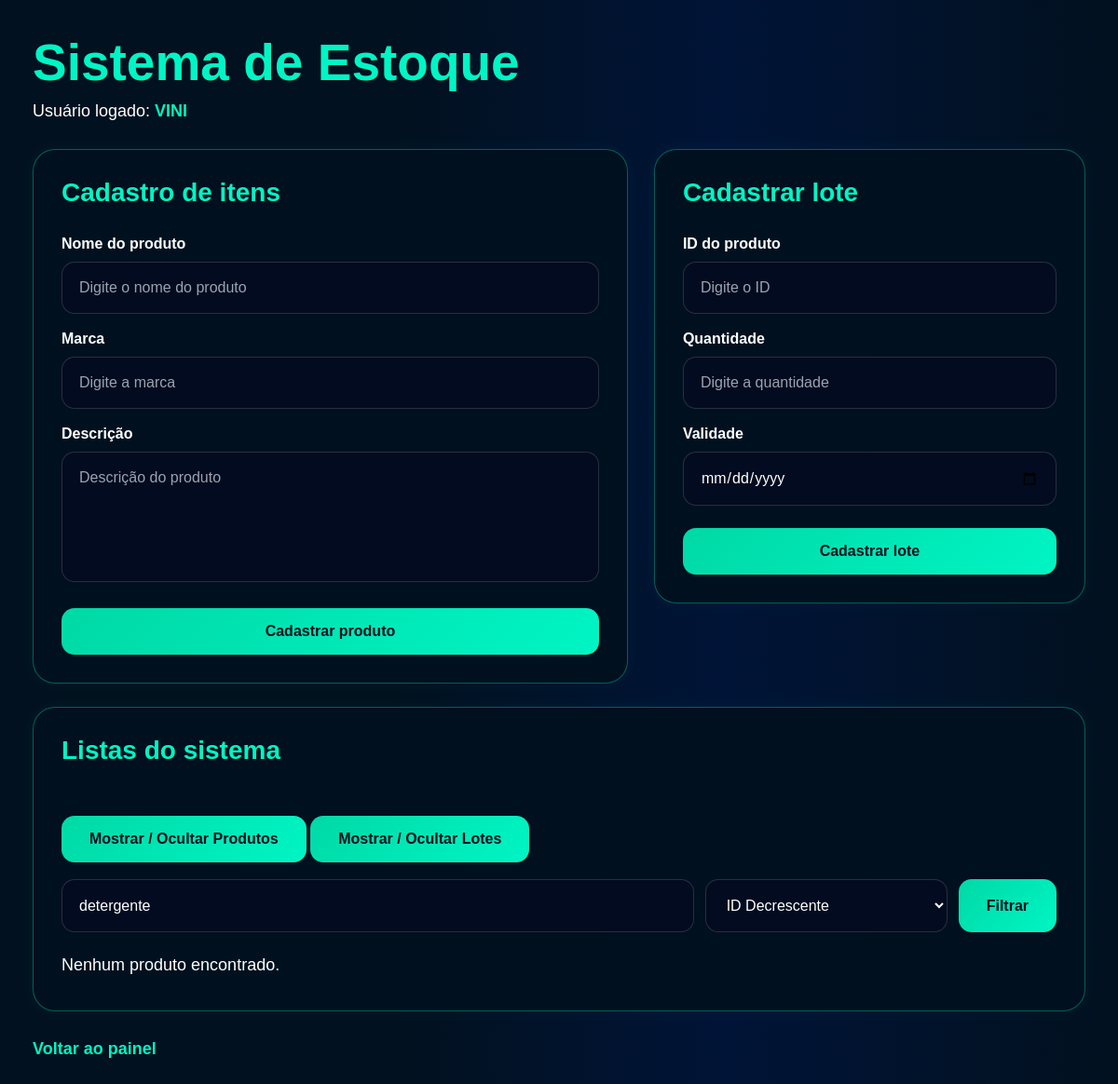
The app's page /painel_principal/cadastro_produtos/cad_list_prods.php?pesquisa=detergente (signed in), older data.
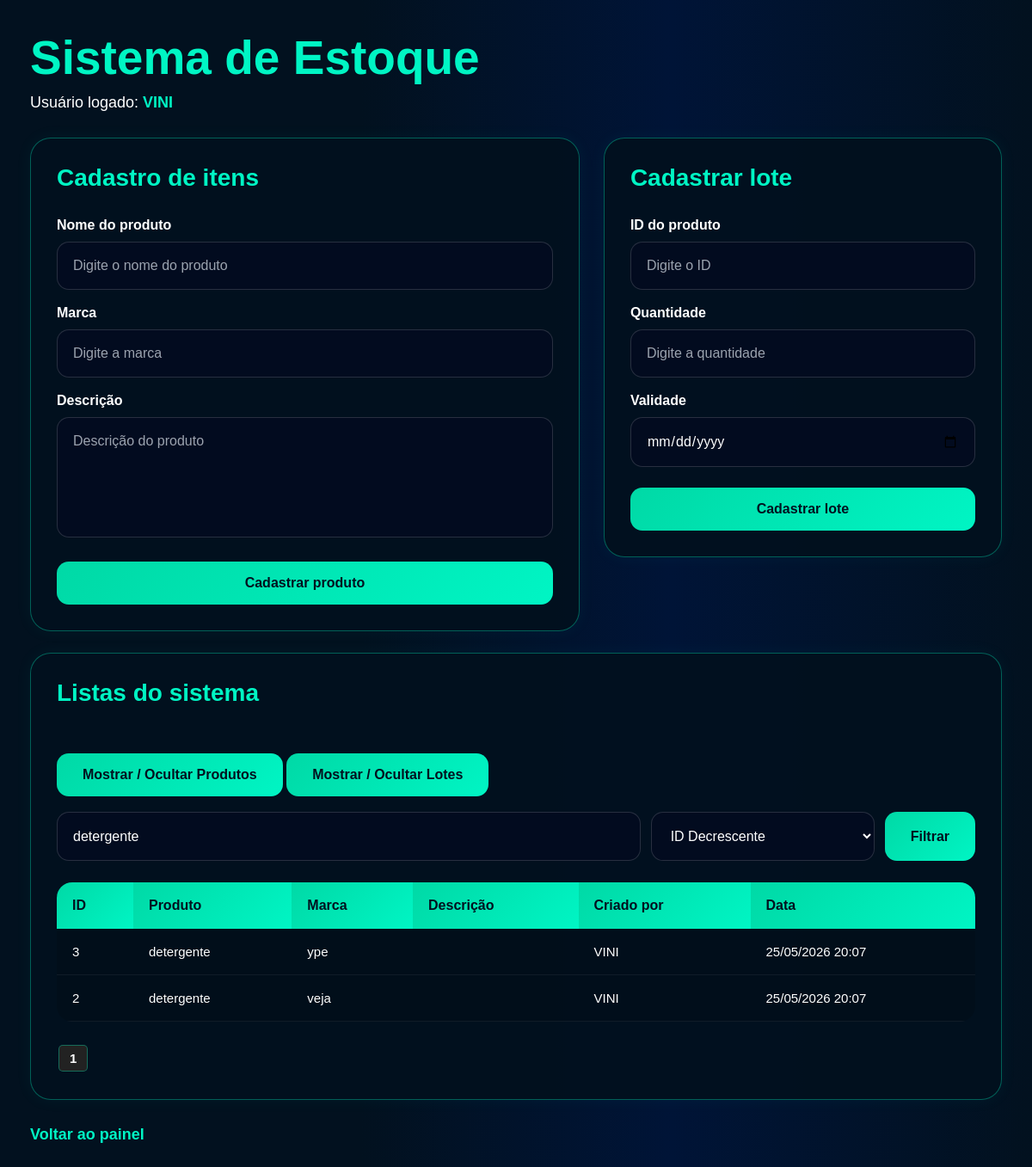
The same page, newer data.
### tables this page shows
CREATE TABLE IF NOT EXISTS `produtos` (
  `idProduto` int(11) NOT NULL AUTO_INCREMENT,
  `NomeProduto` varchar(100) NOT NULL,
  `MarcaProduto` varchar(100) NOT NULL,
  `Descricao` varchar(255) DEFAULT NULL,
  `criadopor_nome` varchar(100) DEFAULT NULL,
  `criadoem` datetime DEFAULT CURRENT_TIMESTAMP,
  `criadopor_id` int(11) DEFAULT NULL,
  PRIMARY KEY (`idProduto`),
  UNIQUE KEY `unique_produto_marca` (`MarcaProduto`),
  KEY `fk_funcionario` (`criadopor_id`)
);

### painel_principal/cadastro_produtos/cad_list_prods.php (the view, shortened to what this page needs)
<?php
include '../../funcoes/conexao.php';
function formatarDataBR($data){
    return date(
        "d/m/Y H:i",
        strtotime($data)
    );
}
?>
<!DOCTYPE html>
<html lang="pt-br">
<head>
<link rel="stylesheet"
href="cad_list_prods.css">
</head>
<body>
<div class="container">
    <h2>Sistema de Estoque</h2>
    <p class="usuario">
        Usuário logado:
        <b><?php echo $_SESSION['nome']; ?></b>
    </p>
    <div class="forms-grid">
        <div class="form-card">
            <h3>Cadastro de itens</h3>
            <form method="POST">
                <label>Nome do produto</label>
                <input
                type="text"
                name="nome_produto"
                placeholder="Digite o nome do produto"
                required>
                <label>Marca</label>
                <input
                type="text"
                name="marca"
                placeholder="Digite a marca"
                required>
                <label>Descrição</label>
                <textarea
                name="descricao"
                placeholder="Descrição do produto"></textarea>
                <input
                type="submit"
                name="cadastrar_produto"
                value="Cadastrar produto">
            </form>
        </div>
        <div class="form-card">
            <h3>Cadastrar lote</h3>
            <form method="POST">
                <label>ID do produto</label>
                <input
                type="number"
                name="idproduto"
                placeholder="Digite o ID"
                required>
                <label>Quantidade</label>
                <input
                type="number"
                name="quantidade"
                placeholder="Digite a quantidade"
                required>
                <label>Validade</label>
                <input
                type="date"
                name="validade"
                required>
                <input
                type="submit"
                name="cadastrar_lote"
                value="Cadastrar lote">
            </form>
        </div>
    </div>
    <div class="lista-card">
        <h3>Listas do sistema</h3>
        <button
        type="button"
        onclick="mostrarListaProdutos()">
        Mostrar / Ocultar Produtos
        </button>
        <button
        type="button"
        onclick="mostrarListaLotes()">
        Mostrar / Ocultar Lotes
        </button>
        <br><br>
        <div id="listaProdutos"
        style="<?php echo isset($_GET['pagina_produtos']) || isset($_GET['pesquisa']) || isset($_GET['ordenar']) ? 'display:block;' : 'display:none;'; ?>">
        <?php
        $pesquisa =
        isset($_GET['pesquisa'])
        ? trim($_GET['pesquisa'])
        : "";
        $ordenar =
        isset($_GET['ordenar'])
        ? $_GET['ordenar']
        : "id_desc";
        $limite = 5;
        $pagina =
        isset($_GET['pagina_produtos'])
        ? (int)$_GET['pagina_produtos']
        : 1;
        $inicio = ($pagina - 1) * $limite;
        $orderBy = "idProduto DESC";
        $where = "";
        if(!empty($pesquisa)){
            $pesquisa_escape =
            $conn->real_escape_string($pesquisa);
            $where = "
            WHERE
            NomeProduto LIKE '%$pesquisa_escape%'
            OR
            MarcaProduto LIKE '%$pesquisa_escape%'
            ";
        }
        ?>
        <form method="GET" class="filtros-form">
            <input
            type="text"
            name="pesquisa"
            placeholder="Pesquisar produto ou marca..."
            value="<?php echo htmlspecialchars($pesquisa); ?>">
            <select name="ordenar">
                <option value="id_desc"
                <?php if($ordenar == "id_desc") echo "selected"; ?>>
                ID Decrescente
                </option>
            </select>
            <button type="submit">
                Filtrar
            </button>
        </form>
        <?php
        $sql_total = "
        SELECT COUNT(*) AS total
        FROM produtos
        $where
        ";
        $resultado_total =
        $conn->query($sql_total);
        $total_produtos =
        $resultado_total->fetch_assoc()['total'];
        $total_paginas =
        ceil($total_produtos / $limite);
        $sql_lista = "
        SELECT *
        FROM produtos
        $where
        ORDER BY $orderBy
        LIMIT $inicio, $limite
        ";
        $resultado_lista =
        $conn->query($sql_lista);
        if($resultado_lista->num_rows > 0){
            echo "<table>";
            echo "
            <tr>
                <th>ID</th>
                <th>Produto</th>
                <th>Marca</th>
                <th>Descrição</th>
                <th>Criado por</th>
                <th>Data</th>
            </tr>
            ";
            while($produto =
            $resultado_lista->fetch_assoc()){
                echo "<tr>";
                echo "<td>" .
                $produto['idProduto'] .
                "</td>";
                echo "<td>" .
                $produto['NomeProduto'] .
                "</td>";
                echo "<td>" .
                $produto['MarcaProduto'] .
                "</td>";
                echo "<td>" .
                $produto['Descricao'] .
                "</td>";
                echo "<td>" .
                $produto['criadopor_nome'] .
                "</td>";
                echo "<td>" .
                formatarDataBR(
                $produto['criadoem']
                ) .
                "</td>";
                echo "</tr>";
            }
            echo "</table>";
            echo "<div class='paginacao'>";
            for($i = 1; $i <= $total_paginas; $i++){
                echo "
                <a href='?
                lista=produtos
                &pagina_produtos=$i
                &pesquisa=" . urlencode($pesquisa) . "
                &ordenar=$ordenar'>
                $i
                </a>
                ";
            }
            echo "</div>";
        }else{
            echo "<p>Nenhum produto encontrado.</p>";
        }
        ?>
        </div>
    </div>
    <a href="principal.php">
        Voltar ao painel
    </a>
</div>
</body>
</html>

### painel_principal/cadastro_produtos/cad_list_prods.css (style rules this page uses)
* { margin: 0; padding: 0; box-sizing: border-box; font-family: Arial, Helvetica, sans-serif; }
body { background: linear-gradient( to right, #02111f 0%, #02111f 35%, #001437 65%, #02111f 100%); color: white; min-height: 100vh; padding: 35px; }
.container { width: 100%; max-width: 1500px; margin: auto; text-align: left; }
h2 { font-size: 55px; color: #00f5c4; margin-bottom: 10px; font-weight: bold; }
p { color: #ffffff; font-size: 18px; margin-bottom: 8px; }
.usuario { margin-bottom: 30px; }
.usuario b { color: #00f5c4; }
.forms-grid { display: flex; gap: 28px; align-items: flex-start; margin-bottom: 25px; }
.form-card, .lista-card { background: rgba(2, 17, 31, 0.96); border: 1px solid rgba(0, 245, 196, 0.35); border-radius: 24px; padding: 30px; box-shadow: 0 0 20px rgba(0, 245, 196, 0.05); }
.form-card:first-child { width: 58%; }
.form-card:last-child { width: 42%; }
.lista-card { width: 100%; }
.form-card h3, .lista-card h3 { color: #00f5c4; font-size: 28px; margin-bottom: 30px; }
label { display: block; margin-top: 18px; margin-bottom: 10px; color: white; font-size: 16px; font-weight: bold; }
input, textarea, select { width: 100%; background: #020b1f; border: 1px solid rgba(255,255,255,0.15); border-radius: 14px; padding: 18px; color: white; font-size: 16px; outline: none; transition: 0.3s; }
input::placeholder, textarea::placeholder { color: #9ca3af; }
textarea { min-height: 140px; resize: none; }
input[type="submit"], button { margin-top: 24px; background: linear-gradient( 135deg, #00d9a6, #00f5c4); color: #02111f; border: none; border-radius: 14px; padding: 16px 30px; font-size: 16px; font-weight: bold; cursor: pointer; transition: 0.3s; }
.filtros-form { width: 100%; display: flex; gap: 12px; flex-wrap: wrap; margin-bottom: 25px; }
.filtros-form input { flex: 1; min-width: 240px; }
.filtros-form select { width: 260px; }
.filtros-form button { margin-top: 0; }
table { width: 100%; border-collapse: collapse; margin-top: 25px; overflow: hidden; border-radius: 18px; }
th { background: linear-gradient( 135deg, #00d9a6, #00f5c4); color: #02111f; padding: 18px; text-align: left; font-size: 16px; }
td { padding: 18px; background: rgba(0,0,0,0.12); border-bottom: 1px solid rgba(255,255,255,0.06); color: #ffffff; font-size: 15px; }
.paginacao { margin-top: 25px; display: flex; gap: 10px; flex-wrap: wrap; }
.paginacao a { padding: 10px 16px; background: #02111f; border: 1px solid rgba(0, 245, 196, 0.35); color: #00f5c4; border-radius: 10px; text-decoration: none; font-size: 15px; font-weight: bold; transition: 0.3s; margin-top: 0; }
a { display: inline-block; margin-top: 30px; color: #00f5c4; text-decoration: none; font-size: 18px; font-weight: bold; transition: 0.3s; }

### painel_principal/cadastro_produtos/cad_list_prods.php (style rules this page uses)
.paginacao a { padding: 6px 12px; background: #222; color: white; text-decoration: none; margin: 2px; border-radius: 5px; }

Row changes from the older to the newer data that the page shows:
added produtos: idProduto "3", NomeProduto "detergente", MarcaProduto "ype", criadopor_nome "VINI", criadoem "25/05/2026 20:07"
added produtos: idProduto "2", NomeProduto "detergente", MarcaProduto "veja", criadopor_nome "VINI", criadoem "25/05/2026 20:07"
Text that changed along with them:
text no longer shown: "Nenhum produto encontrado."
text now shown: "ID Produto Marca Descrição Criado por Data"
new list line: "1"
